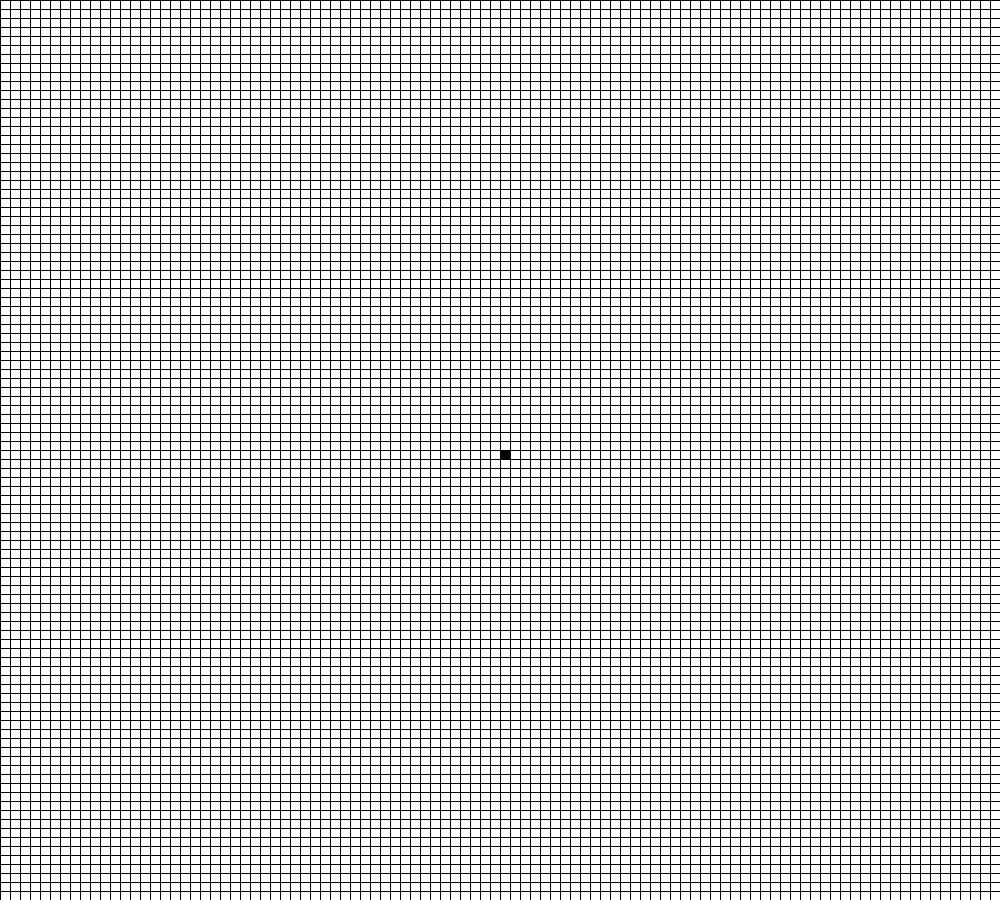
Frame 1 (no input)
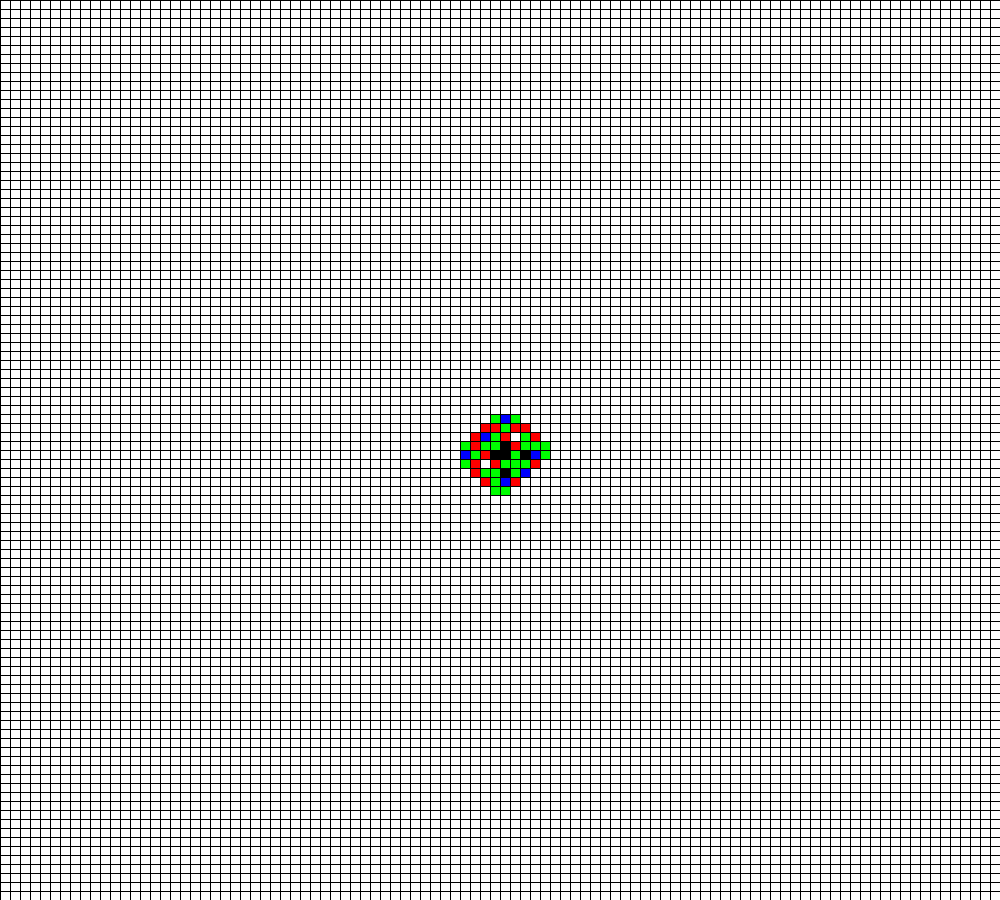
Frame 60 (the mouse pressed at the canvas centre just before this capture)
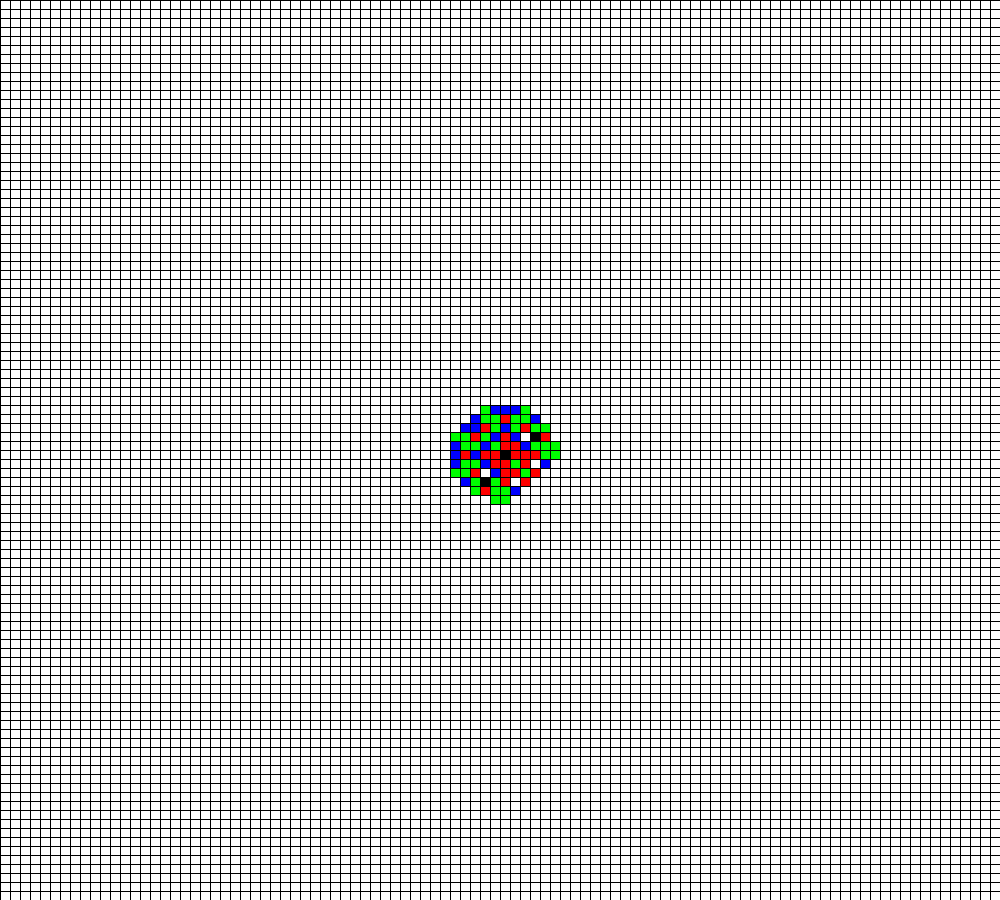
Frame 120 (the mouse held since frame 60 and released just before this capture)

The Processing sketch that drew these frames (run headless with seeded random() and noise(); from frame 60 on, the mouse is pressed at the canvas centre):

// Processing sketch: sandpiles
// ── sandpiles.pde
int[][] sandpile;
int nx;
int ny;

void setup(){
  size(1000, 900);
  nx = 100;
  ny = 100;
  sandpile = new int[nx][ny];
  sandpile[nx/2][ny/2] = 1000000000;
}

void topple(){
  int[][] nextpile = new int[nx][ny];
  for(int x = 0; x < nx; x++){
    for(int y = 0; y < ny; y++){
      int num = sandpile[x][y];
      if(num >= 4){ 
        nextpile[x][y] += num - 4;
        nextpile[x+1][y]++;
        nextpile[x-1][y]++;
        if(nextpile[x][y+1] <= 0) nextpile[x][y+1]++ ;
        nextpile[x][y-1]++;
      }else if(num < 4){
        nextpile[x][y] += num;
      }
    }
  }
  sandpile = nextpile;
}

void render(){
  for(int x = 0; x < nx; x++){
    for(int y = 0; y < ny; y++){
      int num = sandpile[x][y];
      color col = color(0);
      if(num == 0){
        col = color(255);
      }else if(num == 1){
        col = color(0, 255, 0);
      }else if(num == 2){
        col = color(0, 0, 255);
      }else if(num == 3){
        col = color(255, 0, 0);
      }
      fill(col);
      rect(x*width/nx, y*height/ny, width/nx, height/ny);
    }
  }
}

void draw(){
  frameRate(100);
  render();
  topple();
}
